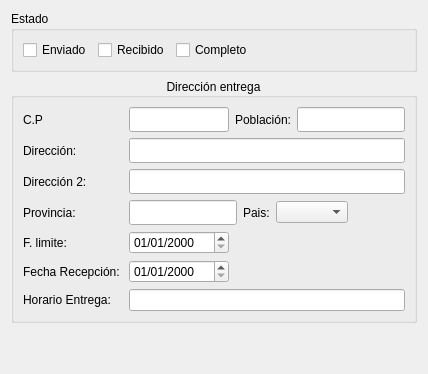
         <widget class="QWidget" name="tab_9">
          <attribute name="title">
           <string>Procesos</string>
          </attribute>
          <layout class="QGridLayout" name="gridLayout_11">
           <item row="1" column="0" rowspan="2">
            <widget class="QGroupBox" name="groupBox_2">
             <property name="title">
              <string>Dirección entrega</string>
             </property>
             <property name="alignment">
              <set>Qt::AlignCenter</set>
             </property>
             <property name="flat">
              <bool>false</bool>
             </property>
             <layout class="QGridLayout" name="gridLayout_7">
              <item row="2" column="0">
               <widget class="QLabel" name="label_41">
                <property name="text">
                 <string>Dirección 2:</string>
                </property>
               </widget>
              </item>
              <item row="7" column="0">
               <widget class="QLabel" name="label_19">
                <property name="text">
                 <string>Horario Entrega:</string>
                </property>
               </widget>
              </item>
              <item row="7" column="1">
               <widget class="QLineEdit" name="txtHorarioEntrega"/>
              </item>
              <item row="2" column="1">
               <widget class="QLineEdit" name="txtdireccion_entrega1_2">
                <property name="minimumSize">
                 <size>
                  <width>0</width>
                  <height>25</height>
                 </size>
                </property>
               </widget>
              </item>
              <item row="4" column="1">
               <layout class="QHBoxLayout" name="horizontalLayout_7">
                <item>
                 <widget class="QLineEdit" name="txtprovincia_entrega">
                  <property name="sizePolicy">
                   <sizepolicy hsizetype="Preferred" vsizetype="Fixed">
                    <horstretch>0</horstretch>
                    <verstretch>0</verstretch>
                   </sizepolicy>
                  </property>
                  <property name="minimumSize">
                   <size>
                    <width>0</width>
                    <height>25</height>
                   </size>
                  </property>
                  <property name="maximumSize">
                   <size>
                    <width>16777215</width>
                    <height>16777215</height>
                   </size>
                  </property>
                 </widget>
                </item>
                <item>
                 <widget class="QLabel" name="label_37">
                  <property name="text">
                   <string>Pais:</string>
                  </property>
                 </widget>
                </item>
                <item>
                 <widget class="QComboBox" name="combo_pais_entrega"/>
                </item>
                <item>
                 <spacer name="horizontalSpacer_4">
                  <property name="orientation">
                   <enum>Qt::Horizontal</enum>
                  </property>
                  <property name="sizeHint" stdset="0">
                   <size>
                    <width>40</width>
                    <height>20</height>
                   </size>
                  </property>
                 </spacer>
                </item>
               </layout>
              </item>
              <item row="5" column="1">
               <widget class="QDateEdit" name="txtFechaLimite">
                <property name="maximumSize">
                 <size>
                  <width>100</width>
                  <height>16777215</height>
                 </size>
                </property>
                <property name="displayFormat">
                 <string>dd/MM/yyyy</string>
                </property>
               </widget>
              </item>
              <item row="1" column="0">
               <widget class="QLabel" name="label_38">
                <property name="text">
                 <string>Dirección:</string>
                </property>
               </widget>
              </item>
              <item row="6" column="1">
               <widget class="QDateEdit" name="txtfechaRecepcion">
                <property name="minimumSize">
                 <size>
                  <width>0</width>
                  <height>0</height>
                 </size>
                </property>
                <property name="maximumSize">
                 <size>
                  <width>100</width>
                  <height>16777215</height>
                 </size>
                </property>
                <property name="displayFormat">
                 <string>dd/MM/yyyy</string>
                </property>
                <property name="calendarPopup">
                 <bool>false</bool>
                </property>
               </widget>
              </item>
              <item row="5" column="0">
               <widget class="QLabel" name="label_23">
                <property name="text">
                 <string>F. limite:</string>
                </property>
               </widget>
              </item>
              <item row="4" column="0">
               <widget class="QLabel" name="label_39">
                <property name="text">
                 <string>Provincia:</string>
                </property>
               </widget>
              </item>
              <item row="1" column="1">
               <widget class="QLineEdit" name="txtdireccion_entrega1">
                <property name="minimumSize">
                 <size>
                  <width>0</width>
                  <height>25</height>
                 </size>
                </property>
               </widget>
              </item>
              <item row="6" column="0">
               <widget class="QLabel" name="label_42">
                <property name="text">
                 <string>Fecha Recepción: </string>
                </property>
               </widget>
              </item>
              <item row="0" column="0">
               <widget class="QLabel" name="label_31">
                <property name="text">
                 <string>C.P</string>
                </property>
               </widget>
              </item>
              <item row="0" column="1">
               <layout class="QHBoxLayout" name="horizontalLayout_4">
                <item>
                 <widget class="QLineEdit" name="txtcp_entrega">
                  <property name="minimumSize">
                   <size>
                    <width>0</width>
                    <height>25</height>
                   </size>
                  </property>
                  <property name="maximumSize">
                   <size>
                    <width>100</width>
                    <height>16777215</height>
                   </size>
                  </property>
                 </widget>
                </item>
                <item>
                 <widget class="QLabel" name="label_40">
                  <property name="text">
                   <string>Población:</string>
                  </property>
                 </widget>
                </item>
                <item>
                 <widget class="QLineEdit" name="txtpoblacion_entrega">
                  <property name="sizePolicy">
                   <sizepolicy hsizetype="Expanding" vsizetype="Fixed">
                    <horstretch>0</horstretch>
                    <verstretch>0</verstretch>
                   </sizepolicy>
                  </property>
                  <property name="minimumSize">
                   <size>
                    <width>0</width>
                    <height>25</height>
                   </size>
                  </property>
                 </widget>
                </item>
               </layout>
              </item>
             </layout>
            </widget>
           </item>
           <item row="3" column="0">
            <spacer name="verticalSpacer_6">
             <property name="orientation">
              <enum>Qt::Vertical</enum>
             </property>
             <property name="sizeHint" stdset="0">
              <size>
               <width>20</width>
               <height>40</height>
              </size>
             </property>
            </spacer>
           </item>
           <item row="0" column="0">
            <widget class="QGroupBox" name="groupBox_5">
             <property name="title">
              <string>Estado</string>
             </property>
             <layout class="QHBoxLayout" name="horizontalLayout_3">
              <item>
               <widget class="QCheckBox" name="chkenviado">
                <property name="text">
                 <string>Enviado</string>
                </property>
               </widget>
              </item>
              <item>
               <widget class="QCheckBox" name="chkRecibido">
                <property name="text">
                 <string>Recibido</string>
                </property>
               </widget>
              </item>
              <item>
               <widget class="QCheckBox" name="chkcompleto">
                <property name="text">
                 <string>Completo</string>
                </property>
               </widget>
              </item>
              <item>
               <spacer name="horizontalSpacer_5">
                <property name="orientation">
                 <enum>Qt::Horizontal</enum>
                </property>
                <property name="sizeHint" stdset="0">
                 <size>
                  <width>40</width>
                  <height>20</height>
                 </size>
                </property>
               </spacer>
              </item>
             </layout>
            </widget>
           </item>
          </layout>
         </widget>
